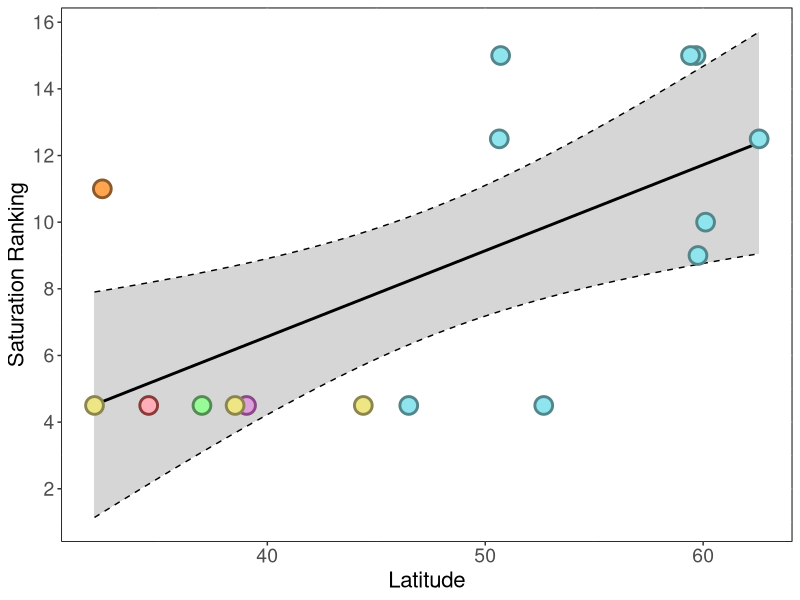

Source code (R):
library(ggplot2)

lats <- list(
  AAb = 59.67218,
  FR  = 50.70708,
  HVb = 59.420,
  KOa = 60.111493,
  KVc = 62.57016,
  TUb = 59.76213,
  USs = 50.644,
  BI  = 52.68476,
  BOa = 46.49,
  Meligulata = 32.4279,
  Mimperfecta = 39.0458,
  Mcalifornica = 37,
  MJacquemontii = 34.5553,
  Mciliata.516979 = 32.068,
  Mciliata.636632 = 44.4042,
  Mciliata.31675  = 38.52
)

saturations <- list(
  AAb = 12,
  FR  = 12,
  HVb = 12,
  KOa = 6,
  KVc = 9,
  TUb = 3,
  USs = 9,
  BI  = 0,
  BOa = 0,
  Meligulata = 8,
  Mimperfecta = 0,
  Mcalifornica = 0,
  MJacquemontii = 0,
  Mciliata.516979 = 0,
  Mciliata.636632 = 0,
  Mciliata.31675  = 0
)

fill <- list(
  AAb = "cadetblue2",
  FR  = "cadetblue2",
  HVb = "cadetblue2",
  KOa = "cadetblue2",
  KVc = "cadetblue2",
  TUb = "cadetblue2",
  USs = "cadetblue2",
  BI  = "cadetblue2",
  BOa = "cadetblue2",
  Meligulata = "tan1",
  Mimperfecta = "plum",
  Mcalifornica = "palegreen",
  MJacquemontii = "lightpink1",
  Mciliata.516979 = "khaki2",
  Mciliata.636632 = "khaki2",
  Mciliata.31675  = "khaki2"
)

cols <- list(
  AAb = "cadetblue4",
  FR  = "cadetblue4",
  HVb = "cadetblue4",
  KOa = "cadetblue4",
  KVc = "cadetblue4",
  TUb = "cadetblue4",
  USs = "cadetblue4",
  BI  = "cadetblue4",
  BOa = "cadetblue4",
  Meligulata = "tan4",
  Mimperfecta = "orchid4",
  Mcalifornica = "palegreen4",
  MJacquemontii = "indianred4",
  Mciliata.516979 = "khaki4",
  Mciliata.636632 = "khaki4",
  Mciliata.31675  = "khaki4"
)


common_names <- intersect(names(lats), names(saturations))
xvals <- unlist(lats[common_names])
yvals <- unlist(saturations[common_names])
fill <- unlist(fill[common_names])
cols <- unlist(cols[common_names])

sptest <- cor.test(xvals, yvals, method = "spearman")
rho.sp <- round(sptest$estimate, 4)
p.sp <- round(sptest$p.value, 4)

print(paste("Spearman coeff.:", rho.sp))
print(paste("Spearman p-value:",p.sp))

# creating confidence interval
xrank <- rank(xvals)
yrank <- rank(yvals)
df <- data.frame(lat=xvals, saturation=yrank, 
                 fill=fill, color=cols)
model <- lm(saturation ~ lat, data = df)

x_grid <- data.frame(lat = seq(min(df$lat), max(df$lat), length.out = 200))
pred <- predict(model, newdata = x_grid, interval = "confidence")
df_pred <- cbind(x_grid, pred)

dev.new()
ggplot(df, aes(lat, saturation)) +
  geom_smooth(method = "lm", color='black') +
  geom_line(aes(x = lat, y = lwr), data=df_pred, 
            linetype = 2) +
  geom_line(aes(x = lat, y = upr), data=df_pred, 
            linetype = 2) +
  geom_point(aes(fill=fill, color=color), shape=21, size=5, stroke=1.5) +
  theme(panel.background = element_rect(fill = "white", 
                                        colour = "grey50"),
        panel.border     = element_rect(fill = NA, 
                                        color = "black", linetype = "solid"))+
  scale_fill_identity() +
  scale_color_identity() +
  scale_y_continuous(breaks = c(0,2, 4, 6, 8,10,12,14,16)) +
  labs(x = "Latitude", y="Saturation Ranking") +
  theme(legend.position = "none",
        axis.text.x = element_text(size = 14),
        axis.text.y = element_text(size = 14),
        axis.title.x = element_text(size = 16),
        axis.title.y = element_text(size = 16))
  
